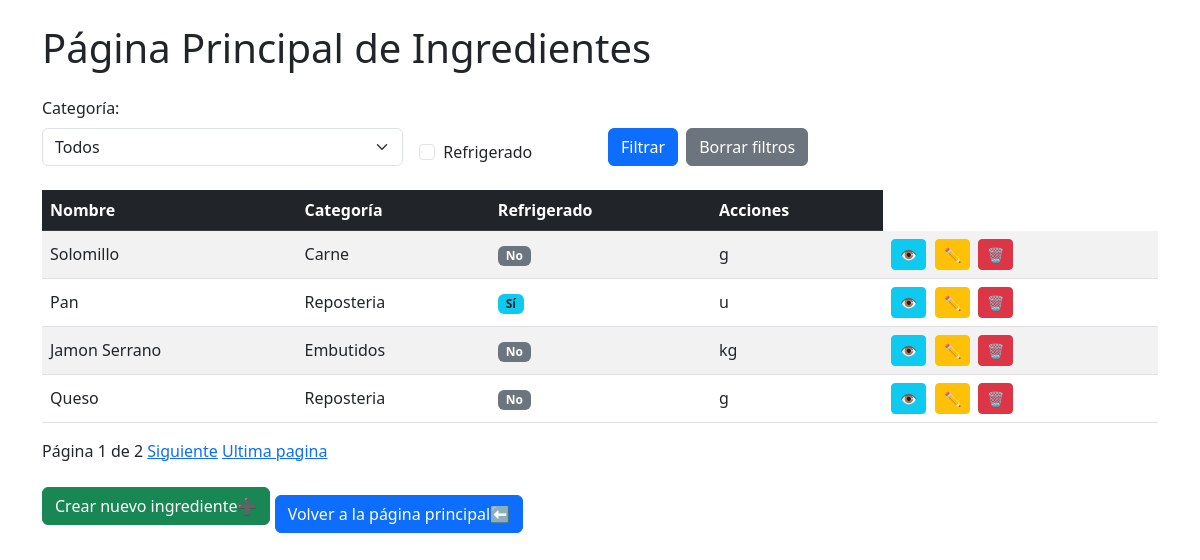
Screenshot of /ingredientes with the database file from the repository.
### recetasapp/models.py (models this page shows, shortened)
class Ingredientes(models.Model):
    nombre = models.CharField(max_length=50, validators=[validate_nombre])
    categoria = models.ForeignKey('CategoriaIngrediente', on_delete=models.CASCADE)
    refrigerado = models.BooleanField(default=False)
    medida = models.CharField(
        max_length=5,
        choices=Medida.choices,
        default=Medida.GRAMOS
    )

class CategoriaIngrediente(models.Model):
    nombre = models.CharField(max_length=50)

### recetasapp/views.py (the view)
# urls.py: path('ingredientes', views.IngredienteListView.as_view(), name='ingredientes_lista'),
class IngredienteListView(ListView):
    model = Ingredientes
    template_name = 'recetasapp/ingredientes_lista.html'
    context_object_name = 'ingredientes'
    paginate_by = 4
    def get_queryset(self):
        queryset = super().get_queryset()
        categoria_filtro = self.request.GET.get('categoria')
        if categoria_filtro:
            queryset = queryset.filter(categoria=categoria_filtro)
        refrigerado_filtro = self.request.GET.get('refrigerado')
        if refrigerado_filtro:
            queryset = queryset.filter(refrigerado=True)
        return queryset
    def get_context_data(self, **kwargs):
        context = super().get_context_data(**kwargs)
        context['categorias'] = CategoriaIngrediente.objects.all()
        return context

### recetasapp/templates/recetasapp/ingredientes_lista.html (shortened to what this page needs)
{% extends 'recetasapp/base.html' %}
{% block content %}
<div class="container mt-4">
    <h1 class="mb-4">Página Principal de Ingredientes</h1>
    <form class="row g-3 mb-4" action="" method="get">
        <div class="col-md-4">
            <label for="categoria" class="form-label">Categoría:</label>
            <select name="categoria" id="categoria" class="form-select">
                <option value="">Todos</option>
            </select>
        </div>
        <div class="col-md-2 d-flex align-items-end">
            <div class="form-check">
                <input type="checkbox" id="refrigerado" name="refrigerado" value="1" class="form-check-input"
                    {% if request.GET.refrigerado == "1" %}checked{% endif %}>
                <label class="form-check-label" for="refrigerado">Refrigerado</label>
            </div>
        </div>
        <div class="col-md-6 d-flex align-items-end">
            <button type="submit" class="btn btn-primary me-2">Filtrar</button>
            <a href="{% url 'ingredientes_lista' %}" class="btn btn-secondary">Borrar filtros</a>
        </div>
    </form>
    <div class="table-responsive">
        <table class="table table-striped table-hover align-middle">
            <thead class="table-dark">
                <tr>
                    <th>Nombre</th>
                    <th>Categoría</th>
                    <th>Refrigerado</th>
                    <th>Acciones</th>
                </tr>
            </thead>
            <tbody>
                {% for ingrediente in ingredientes %}
                    <tr>
                        <td>{{ ingrediente.nombre }}</td>
                        <td>{{ ingrediente.categoria.nombre }}</td>
                        <td>
                            {% if ingrediente.refrigerado %}
                                <span class="badge bg-info text-dark">Sí</span>
                            {% else %}
                                <span class="badge bg-secondary">No</span>
                            {% endif %}
                        </td>
                        <td>
                            {{ingrediente.medida}}
                        <td>
                            <a href="{% url 'ingrediente_detalle' ingrediente.id %}" class="btn btn-info btn-sm me-1">👁️</a>
                            <a href="{% url 'ingrediente_editar' ingrediente.id %}" class="btn btn-warning btn-sm me-1">✏️</a>
                            <a href="{% url 'ingrediente_eliminar' ingrediente.id %}" class="btn btn-danger btn-sm">🗑️</a>
                        </td>
                        </td>
                    </tr>
                {% empty %}
                    <tr>
                        <td colspan="4" class="text-center">No hay ingredientes aún</td>
                    </tr>
                {% endfor %}
            </tbody>
        </table>
    </div>
       {% if is_paginated %}
        <div>
            Página {{ page_obj.number }} de {{ page_obj.paginator.num_pages }}
            {% if page_obj.has_next %}
                <a href="?{{ request.GET.urlencode }}&page={{ page_obj.next_page_number }}">Siguiente</a>
                <a href="?{{ request.GET.urlencode }}&page={{ page_obj.paginator.num_pages }}">Ultima pagina</a>
            {% endif %}
        </div>
    {% endif %}
    <div class="mt-3">
        <a href="{% url 'ingrediente_crear' %}" class="btn btn-success">
            Crear nuevo ingrediente➕
        </a>
        <a href="{% url 'inicio' %}" class="btn btn-primary mt-3">
        Volver a la página principal⬅️
        </a>
    </div>
</div>
{% endblock %}

### rows the page displays
Ingredientes: nombre "Solomillo", categoria.nombre "Carne", refrigerado "No", medida "g"
Ingredientes: nombre "Pan", categoria.nombre "Reposteria", refrigerado "Sí", medida "u"
Ingredientes: nombre "Jamon Serrano", categoria.nombre "Embutidos", refrigerado "No", medida "kg"
Ingredientes: nombre "Queso", categoria.nombre "Reposteria", refrigerado "No", medida "g"

### other values shown
{{ page_obj.number }} "1"
{{ page_obj.paginator.num_pages }} "2"
